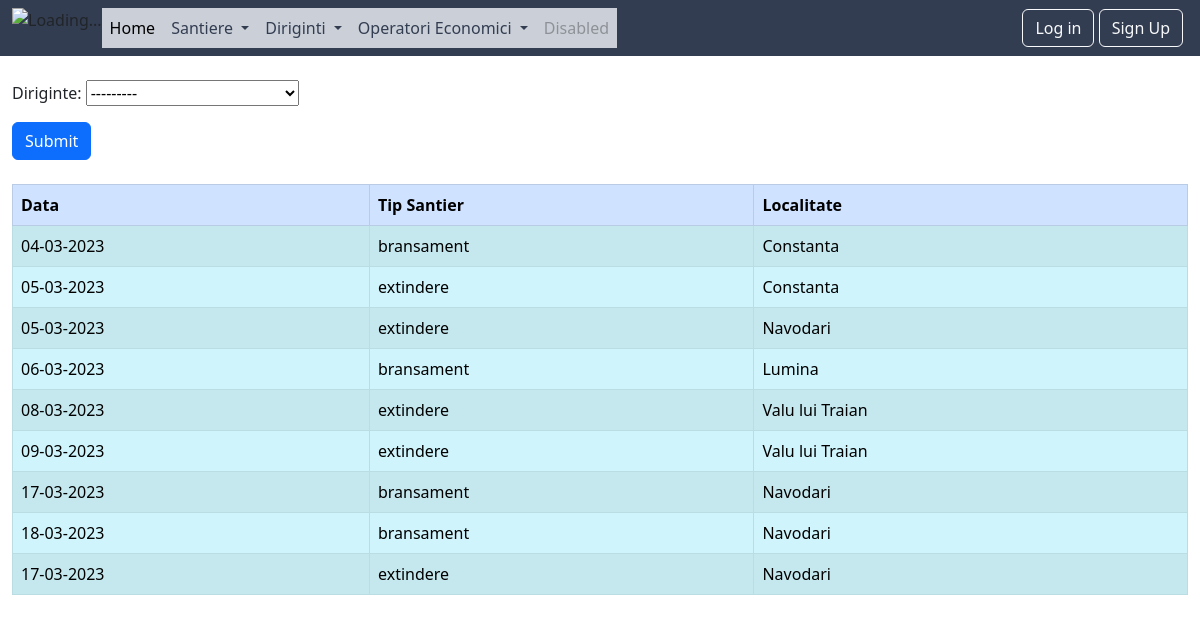
The page /lista_filtrata/ on the database its author committed.
### santiere/models.py (models this page shows, shortened)
class Santier(models.Model):
    tipuri_santier = (
        ('bransament', 'Bransament'), ('extindere', 'Extindere'),
        ('deviere', 'Deviere'), ('sistematizare', 'Sistematizare'),
        ('reabilitare', 'Reabilitare'), ('redimensionare', 'Redimensionare')
    )
    statusuri = (('amanat', 'amanat'), ('in lucru', 'in lucru'), ('executat', 'executat'), ('sistat', 'sistat'))
    data = models.DateField()
    tip_santier = models.CharField(max_length=15, choices=tipuri_santier)
    localitate = models.CharField(max_length=25)
    strada = models.CharField(max_length=40)
    numar = models.CharField(max_length=10, null=True)
    tip_lucrari = models.CharField(max_length=25)
    constructor = models.CharField(max_length=40)
    SDA = models.CharField(max_length=13)
    diriginte = models.ForeignKey(Diriginte, on_delete=models.CASCADE, null=True)
    numar_aparitie =models.IntegerField(null=True)
    status = models.CharField(max_length=10, choices=statusuri, null=True)
    observatie = models.CharField(max_length=150, null=True)
    nota = models.IntegerField(null=True)
    poza1 = models.ImageField(upload_to='img/', null=True)
    poza2 = models.ImageField(upload_to='img/', null=True)
    poza3 = models.ImageField(upload_to='img/', null=True)
    solicitare =models.FileField(upload_to='file', null=True)
    document = models.FileField(upload_to='file/', null=True)

### santiere/views.py (the view)
# urls.py: path('lista_filtrata/',views.filter_santiere, name='lista_filtrata')
def filter_santiere(request):
    filter_santier = SantierFilterForm(request.GET, queryset=Santier.objects.all())
    context = { 'form': filter_santier.form,
                'santiere': filter_santier.qs
                }
    return render(request, 'santiere/lista_filtrata.html', context)

### diriginti/models.py (called while the page is built)
    def __str__(self):
        return f'{self.nume} {self.prenume}'

### templates/santiere/lista_filtrata.html (shortened to what this page needs)
{% extends 'base.html' %}
{% block content %}
    <div class="container-fluid">
        <div class="row">
            <div class="col-md-12">
                <br>
                <form method="GET" >
                    {{ form.as_p }}
                    <input type ='submit' value="Submit" class="btn btn-primary"/>
                </form>
            </div>
        </div>
        <div class="row">
            <div class="col-md-12">
            <br>
                <table class="table table-info table-striped table-bordered">
                    <thead class="table-primary">
                        <tr>
                            <th>Data</th>
                            <th>Tip Santier</th>
                            <th>Localitate</th>
                        </tr>
                    </thead>
                    <tbody>
                    {% for santier in santiere %}
                        <tr>
                            <td>{{ santier.data|date:'d-m-Y' }}</td>
                            <td>{{ santier.tip_santier }}</td>
                            <td>{{ santier.localitate }}</td>
                        </tr>
                    {% endfor %}
                    </tbody>
                </table>
            </div>
        </div>
    </div>
{% endblock %}

### rows shown on the page
Santier: data "04-03-2023", tip_santier "bransament", localitate "Constanta"
Santier: data "05-03-2023", tip_santier "extindere", localitate "Constanta"
Santier: data "05-03-2023", tip_santier "extindere", localitate "Navodari"
Santier: data "06-03-2023", tip_santier "bransament", localitate "Lumina"
Santier: data "08-03-2023", tip_santier "extindere", localitate "Valu lui Traian"
Santier: data "09-03-2023", tip_santier "extindere", localitate "Valu lui Traian"
Santier: data "17-03-2023", tip_santier "bransament", localitate "Navodari"
Santier: data "18-03-2023", tip_santier "bransament", localitate "Navodari"
Santier: data "17-03-2023", tip_santier "extindere", localitate "Navodari"
